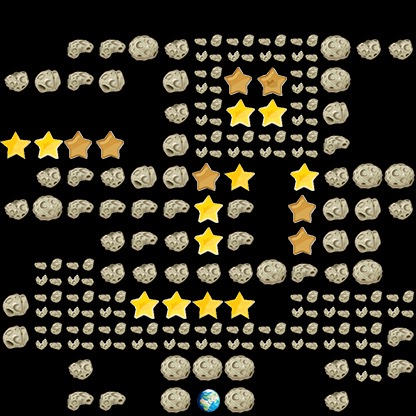

This is a level from a 2D game, rendered from its Tiled map with the project's own tilesets. A one-line summary and the map file follow, with tile-layer data summarised:
An orthogonal 13x13 tile map with 32x32 px tiles, 1 tile layer (layer_0).

<map version="1.0" orientation="orthogonal" renderorder="right-down" width="13" height="13" tilewidth="32" tileheight="32">
 <tileset firstgid="1" name="star" tilewidth="32" tileheight="32">
  <image source="landform/img.png" width="448" height="33" />
 </tileset>
 <layer name="layer_0" width="13" height="13">
  <data>[169 cells, 117 non-empty, 10 distinct tile ids]</data>
 </layer>
</map>
